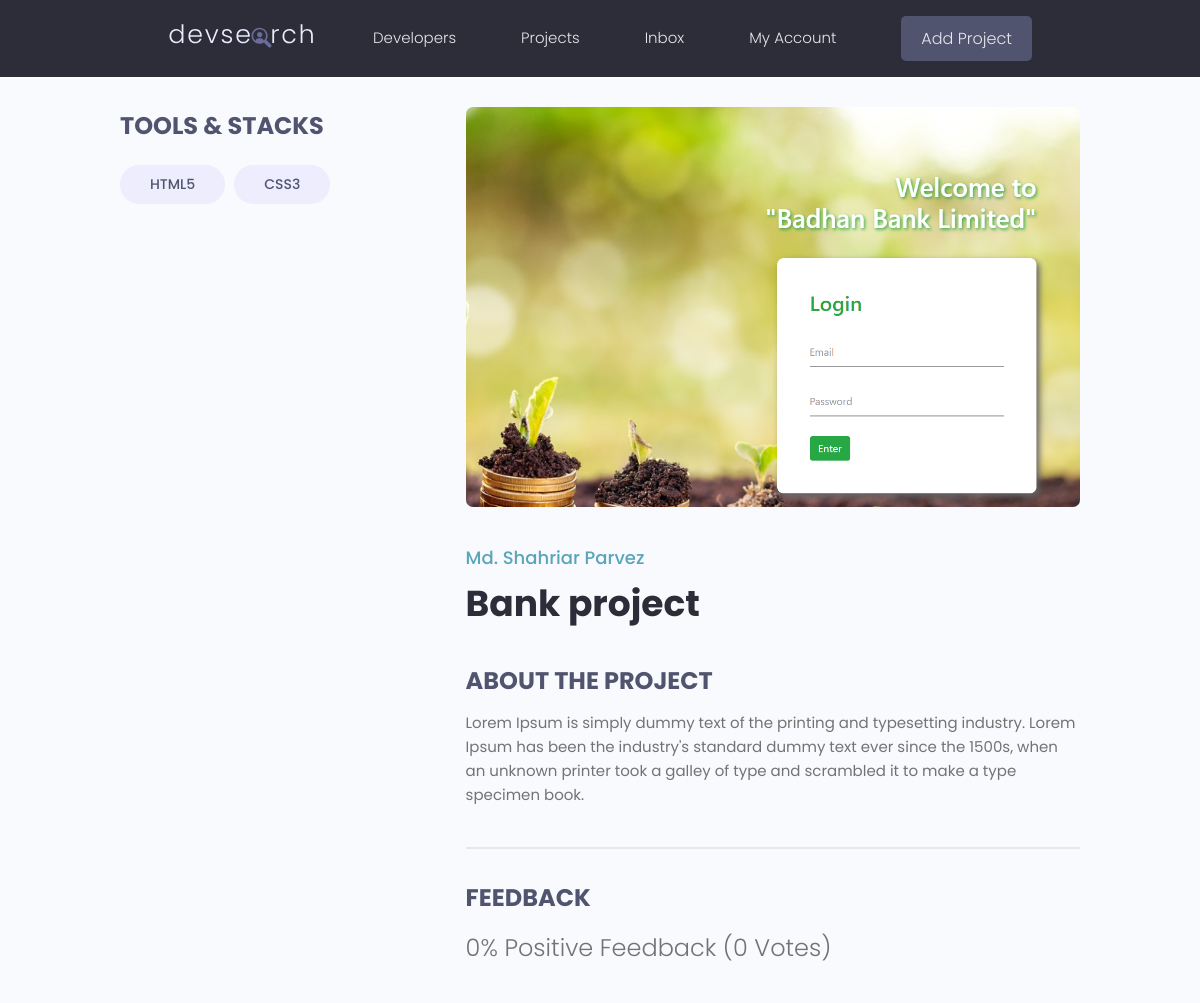
Before: /project/f82650c6-eaec-4ae1-806e-6754a15be7d8/ (upper part) with the older database file.
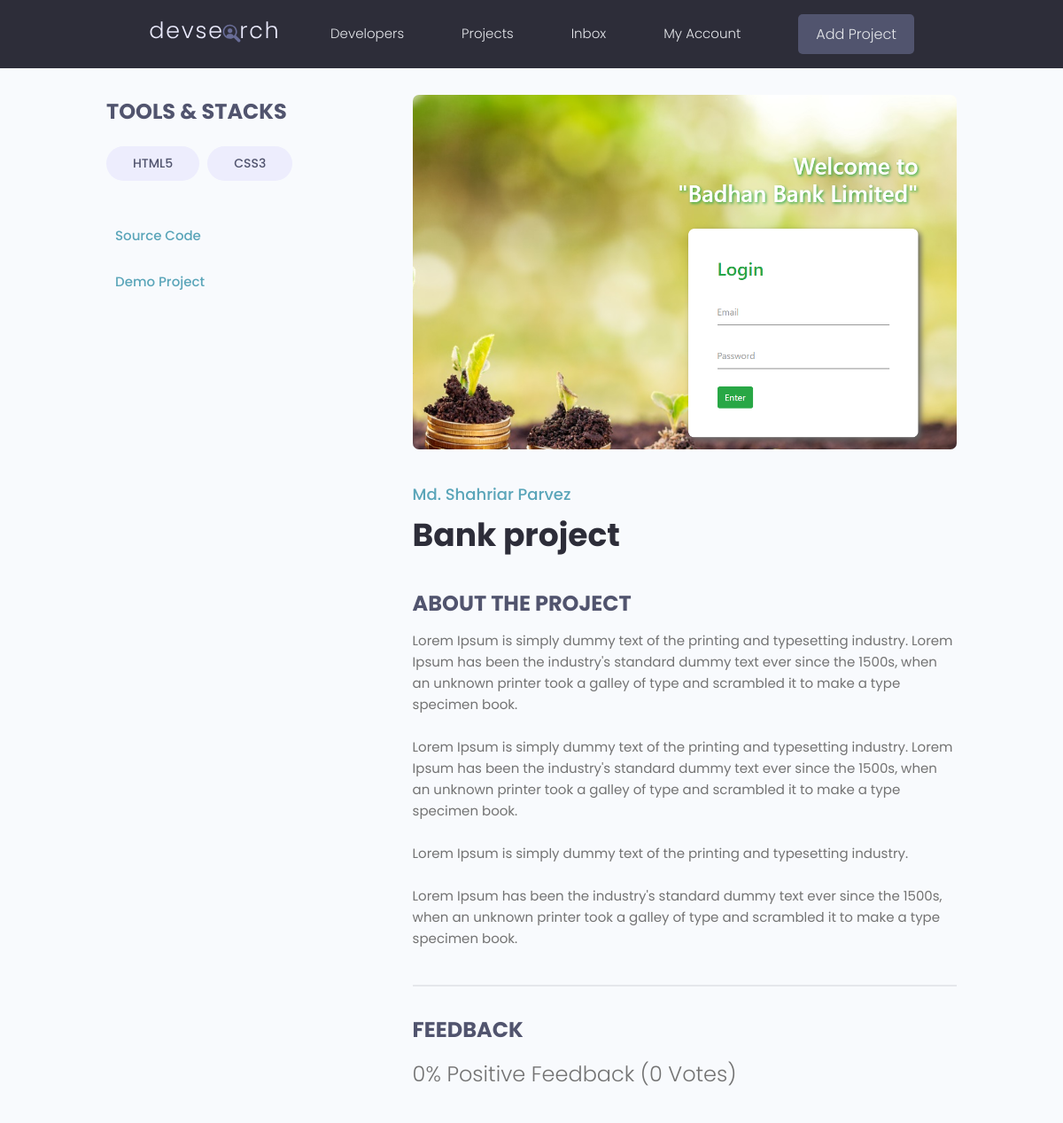
After: the same page with the newer database file.
### projects/models.py (models this page shows, shortened)
class Tag(models.Model):
    id = models.UUIDField(default=uuid.uuid4, unique=True, primary_key=True, editable=False)
    name = models.CharField(max_length=200)
    created = models.DateTimeField(auto_now_add=True)
    def __str__(self):
        return self.name

class Project(models.Model):
    id = models.UUIDField(default=uuid.uuid4, unique=True, primary_key=True, editable=False)
    title = models.CharField(max_length = 200)
    description = models.TextField(null = True, blank=True)
    featured_image = models.ImageField(null=True, blank=True, default="default.jpg")
    demo_link = models.CharField(max_length=1000, null = True, blank=True)
    source_link = models.CharField(max_length=1000, null = True, blank=True)
    vote_total = models.IntegerField(default=0)
    vote_ratio = models.IntegerField(default=0)
    tags = models.ManyToManyField('Tag', blank=True)
    created = models.DateTimeField(auto_now_add=True) #save time once when created
    updated = models.DateTimeField(auto_now=True) #save time every time when updated
    @property
    def imageURL(self):
        try:
            img = self.featured_image.url
        except:
            img = ''
        return img

### projects/views.py (the view)
# urls.py: path('project/<str:pk>/',views.project, name='project'),
def project(request, pk):
    projectObj = Project.objects.get(id=pk)
    tags = projectObj.tags.all()
    reviews = projectObj.review_set.all()
    context = {'project':projectObj, 'tags':tags,'reviews':reviews}
    return render(request, 'projects/single-project.html',context)

### projects/templates/projects/single-project.html (shortened to what this page needs)
<!DOCTYPE html>
{% extends 'main.html'%}
    {% block content%}
    <main class="singleProject my-md">
        <div class="container">
        <div class="layout">
            <div class="column column--1of3">
            <h3 class="singleProject__subtitle">Tools & Stacks</h3>
            <div class="singleProject__toolStack">
                {%for tag in project.tags.all%}
                <span class="tag tag--pill tag--sub tag--lg">
                <small>{{tag.name}}</small>
                </span>
                {%endfor%}
            </div>
            {% if project.source_link %}
            <a class="singleProject__liveLink" href="{{project.source_link}}" target="_blank">Source Code
            </a>
            {% endif %}
            <br><br>
            {% if project.demo_link %}
            <a class="singleProject__liveLink" href="{{project.demo_link}}" target="_blank">Demo Project
            </a>
            {% endif %}
            </div>
            <div class="column column--2of3">
            <img class="singleProject__preview" src="{{project.imageURL}}" alt="portfolio thumbnail" />
            <a href="profile.html" class="singleProject__developer">Md. Shahriar Parvez</a>
            <h2 class="singleProject__title">{{project.title}}</h2>
            <h3 class="singleProject__subtitle">About the Project</h3>
            <div class="singleProject__info">{{project.description | linebreaksbr}}</div>
            <div class="comments">
                <h3 class="singleProject__subtitle">Feedback</h3>
                <h5 class="project--rating">
                {{project.vote_ratio}}% Positive Feedback ({{project.vote_total}} Votes)
                </h5>
            </div>
            </div>
        </div>
        </div>
    </main>
    {% endblock content%}

### templates/main.html (shortened to what this page needs)
<!DOCTYPE html>
{% load static %}
<html lang="en">
<head>
    <link rel="stylesheet" href="https://cdn.iconmonstr.com/1.3.0/css/iconmonstr-iconic-font.min.css" />
    <link rel="stylesheet" href="{% static 'uikit/styles/uikit.css' %}" />
    <link rel="stylesheet" href="{% static 'styles/app.css' %}"/>
</head>
<body>
    {% include 'navbar.html' %}
    {% block content %}
    {% endblock content %}
</body>
</html>

### templates/navbar.html (shortened to what this page needs)
<!DOCTYPE html>
{% load static%}
<html lang="en">
<head>
</head>
<body>
    <header class="header">
        <div class="container container--narrow">
          <a href="/" class="header__logo">
            <img src="{% static 'images/logo.svg'%}" alt="DevSearch Logo" />
          </a>
          <nav class="header__nav">
            <ul class="header__menu">
              <li class="header__menuItem"><a href="#">Developers</a></li>
              <li class="header__menuItem"><a href="{% url 'projects' %}">Projects</a></li>
              <li class="header__menuItem"><a href="#">Inbox</a></li>
              <li class="header__menuItem"><a href="#">My Account</a></li>
              <li class="header__menuItem"><a href="{% url 'create-project' %}" class="btn btn--sub">Add Project</a></li>
            </ul>
          </nav>
        </div>
    </header>
</body>
</html>

### static/styles/app.css (style rules this page uses)
:root { --color-sub: #2d2d39; }
.btn--sub { background-color: var(--color-sub-light); }
img { width: 100%; }
.header { position: sticky; z-index: 111; background-color: var(--color-sub); padding: 1.5rem 0; }
.header > .container { display: flex; justify-content: space-between; align-items: center; }
.header__logo > img { height: 3.8rem; }
.header__nav > ul { display: inline-flex; align-items: center; list-style: none; gap: 6.5rem; }
.header__menuItem > a { color: var(--color-light); font-weight: 300; }
.singleProject .column--1of3 { order: 2; }
@media screen and (min-width: 1081px) { .singleProject .column--1of3 { order: 1; } }
@media screen and (min-width: 1081px) { .singleProject .column--2of3 { order: 2; } }
.singleProject__toolStack { margin-top: 2rem; margin-bottom: 4rem; }
.singleProject__liveLink { font-weight: 500; transition: all 0.3s ease-in-out; border-bottom: 2px solid transparent; }
.singleProject__preview { height: 50vh; object-fit: cover; object-position: top center; margin-bottom: 3rem; border-radius: 0.7rem; }
.singleProject__developer { font-size: 1.8rem; font-weight: 500; }
.singleProject__title { font-size: 3.6rem; font-weight: 700; color: var(--color-sub); margin-bottom: 3rem; }
.project--rating { margin-bottom: 1.6em; margin-top: .5em; }
.singleProject__subtitle { text-transform: uppercase; font-size: 2.4rem; font-weight: 700; color: var(--color-sub-light); margin-bottom: 1rem; }
.comments { margin-top: 4rem; padding-top: 3rem; border-top: 2px solid var(--color-light); }

### static/uikit/styles/modules/_variables.css (style rules this page uses)
:root { --color-main: #5aa5b9; --color-main-light: #e6faff; --color-sub: #3f4156; --color-sub-light: #51546e; --color-sub-lighter: #ededfd; --color-text: #737373; --color-gray: #8b8b8b; --color-light: #e5e7eb; --color-light-gray: #767676; --color-bg: #f8fafd; --color-white: #fffefd; --color-white-light: #f3f3f3; --color-success: #359e64; --color-success-bg: #def8e8; --color-error: #fc4b0b; --color-error-bg: #fff2ee; --font-base: 'Poppins', arial, helvetica, 'Segoe UI', roboto, ubuntu, sans-serif; --font-monospace: 'Fira Code', 'Courier New', courier, monospace; --font-regular: 300; --font-medium: 500; --font-bold: 700; --generic-shadow: 1px 1px 5px #00000010; --generic-transition: all 0.3s ease-in-out; }

### static/uikit/styles/modules/_base.css (style rules this page uses)
* { margin: 0; padding: 0; box-sizing: border-box; text-rendering: optimizeLegibility; color: inherit; font-size: inherit; }
html { font-size: 50%; }
@media only screen and (min-width: 480px) { html { font-size: 56.25%; } }
@media only screen and (min-width: 1200px) { html { font-size: 62.5%; } }
body { line-height: 1.6; font-weight: 400; font-size: 1.5rem; color: var(--color-text); background-color: var(--color-bg); min-height: 100vh; }

### static/uikit/styles/modules/_typography.css (style rules this page uses)
* { font-family: var(--font-base); }
h2 { font-size: 3.6rem; font-weight: var(--font-bold); }
h3 { font-size: 3.2rem; font-weight: var(--font-medium); }
h5 { font-size: 2.4rem; font-weight: var(--font-medium); }
h5, h6 { font-weight: var(--font-regular); }
p, span, strong { font-size: 1.6rem; color: var(--color-text); font-weight: var(--font-regular); }
a { padding-bottom: 2px; text-decoration: none; display: inline-block; color: var(--color-main); font-weight: var(--font-medium); }

### static/uikit/styles/modules/_utilities.css (style rules this page uses)
.container { width: 92%; max-width: 165rem; margin: 0 auto; box-sizing: border-box; }
.container--narrow { width: 92%; max-width: 120rem; }
@media screen and (min-width: 1000px) { .container { width: 90%; } }
@media screen and (min-width: 1000px) { .container--narrow { width: 85%; } }
@media screen and (min-width: 1200px) { .container { width: 80%; } }
@media screen and (min-width: 1200px) { .container--narrow { width: 72%; } }
.my-md { margin: 3rem auto; }

### static/uikit/styles/modules/_button.css (style rules this page uses)
.btn { display: inline-block; position: relative; cursor: pointer; background-color: var(--color-light); font-weight: var(--font-medium); color: var(--color-sub); text-decoration: none; padding: 1rem 2rem; border-radius: 0.5rem; border: none; width: -webkit-fit-content; width: -moz-fit-content; width: fit-content; height: -webkit-fit-content; height: -moz-fit-content; height: fit-content; font-size: 1.6rem; outline-width: 0; outline-color: transparent; -webkit-backface-visibility: hidden; backface-visibility: hidden; transition: all 0.3s ease-in-out; }
.btn--sub { background-color: var(--color-sub); color: var(--color-white); }

### static/uikit/styles/modules/_layout.css (style rules this page uses)
.layout { display: flex; flex-flow: row wrap; justify-content: space-between; }
.layout > .column { margin-bottom: 3rem; }
.layout > .column.column--1of3 { flex-basis: 30%; }
.layout > .column.column--2of3 { flex-basis: 64%; }

Changed rows visible on the page:
changed Project "Bank project": source_link empty → "source" (drawn); demo_link empty → "demo" (drawn); description "…a type specimen book." → "…a type specimen book. Lorem Ipsum is simply dummy text of the printing and typesetting industry. Lorem Ipsum has been the industry's standard dummy text ever since the 1500s, when an unknown printer took a galley of type and scrambled it to make a type specimen book. Lorem Ipsum is simply dummy text of the printing and typesetting industry. Lorem Ipsum has been the industry's standard dummy text ever since the 1500s, when an unknown printer took a galley of type and scrambled it to make a type specimen book."
Other visible differences:
text now shown: "Source Code Demo Project"
